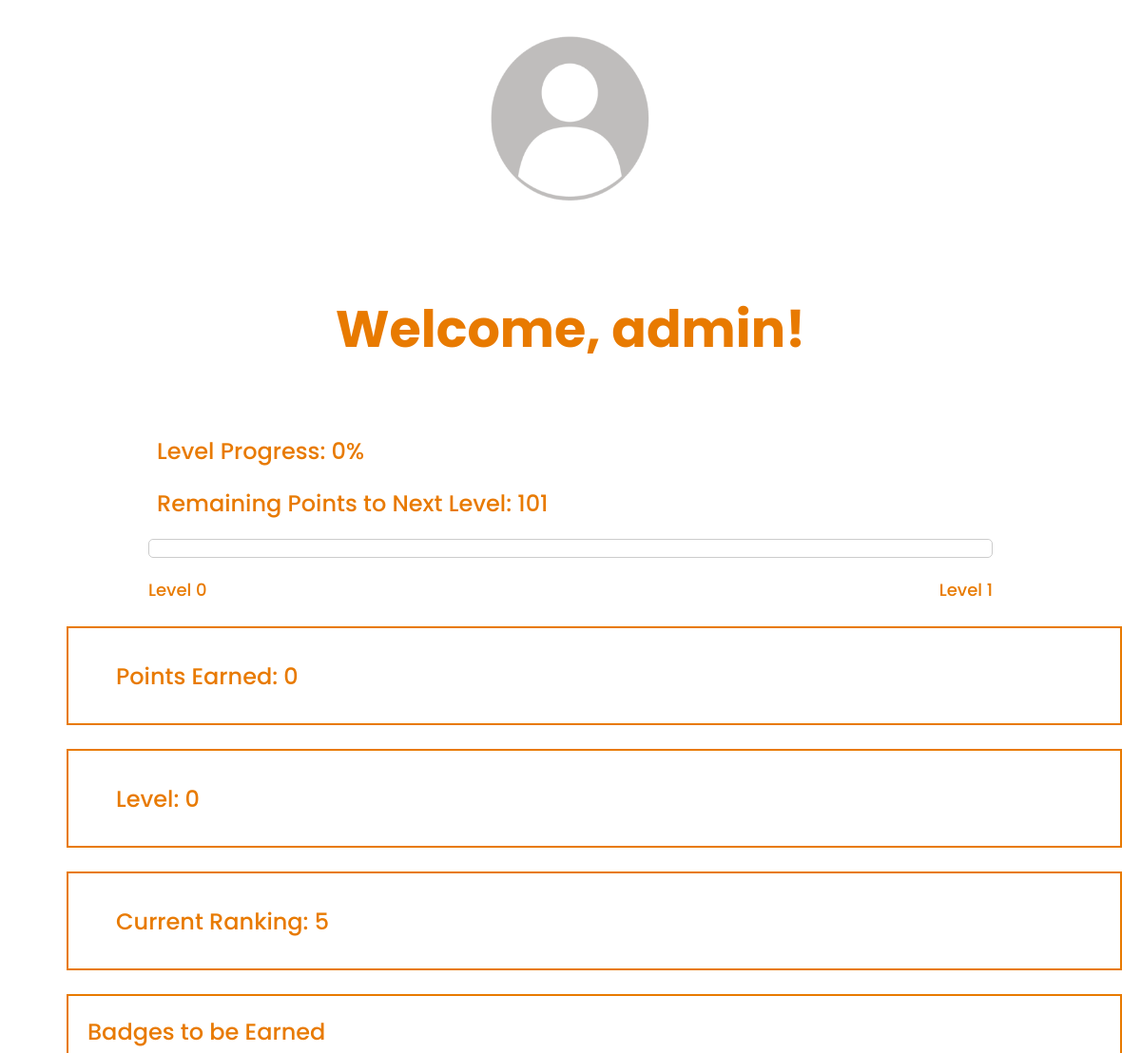
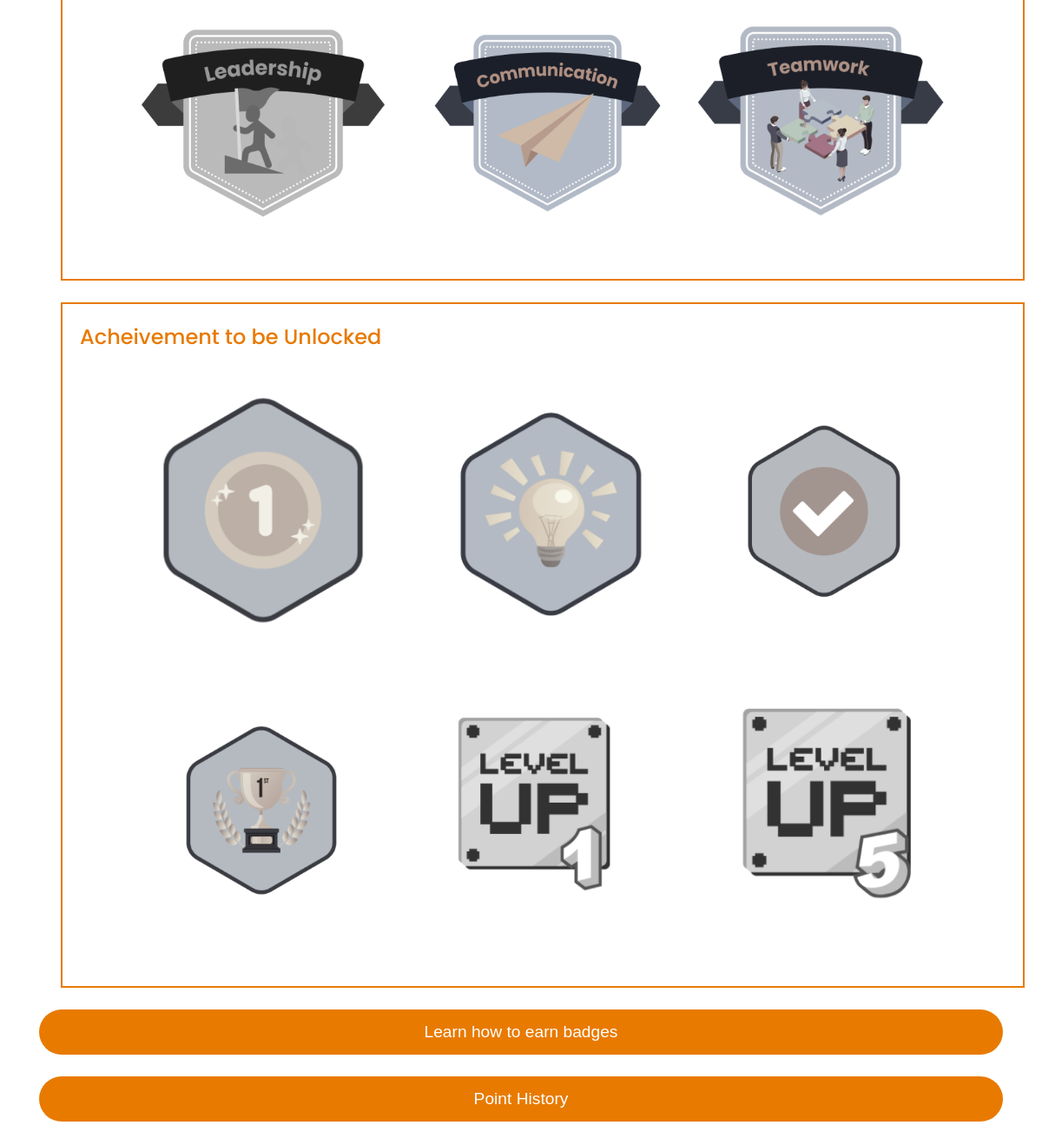
The app's page /Event/Public/Store/account_v2.php (signed in) with its own data (2 pictures, top to bottom).
### tables this page shows
CREATE TABLE `users` (
  `id` int(255) NOT NULL,
  `user_role_id` int(255) DEFAULT NULL,
  `username` varchar(255) NOT NULL,
  `email` varchar(255) NOT NULL,
  `password` varchar(255) NOT NULL,
  `points` int(255) NOT NULL DEFAULT 0,
  `gender` varchar(255) DEFAULT NULL
);

### Event/Public/Store/account_v2.php (the view, shortened to what this page needs)
<?php
require_once('db_connect.php');
$username = $_SESSION["username"];
$userDataQuery = "SELECT gender FROM users WHERE username = ?";
$userDataStmt = $conn->prepare($userDataQuery);
$userDataStmt->bind_param("s", $username);
$userDataStmt->execute();
$userDataResult = $userDataStmt->get_result();
$userData = $userDataResult->fetch_assoc();
$gender = $userData['gender'];
$pointsQuery = "SELECT points FROM users WHERE username = ?";
$pointsStmt = $conn->prepare($pointsQuery);
$pointsStmt->bind_param("s", $username);
$pointsStmt->execute();
$pointsResult = $pointsStmt->get_result();
$pointsRow = $pointsResult->fetch_assoc();
$points = $pointsRow['points'];
function getLevel($points) {
    $levels = array(
        0 => array('min' => 0, 'max' => 100),
        1 => array('min' => 101, 'max' => 200),
        2 => array('min' => 201, 'max' => 300),
        3 => array('min' => 301, 'max' => 400),
        4 => array('min' => 401, 'max' => 500),
        5 => array('min' => 501, 'max' => 600),
        6 => array('min' => 601, 'max' => 700),
        7 => array('min' => 701, 'max' => 800),
        8 => array('min' => 801, 'max' => 900),
        9 => array('min' => 901, 'max' => PHP_INT_MAX)
    );
    foreach ($levels as $level => $range) {
        if ($points >= $range['min'] && $points <= $range['max']) {
            $nextLevelPoints = $range['max'];
            $remainingPoints = $nextLevelPoints - $points;
            $progress = ($points - $range['min']) / ($range['max'] - $range['min']) * 100;
            return array('level' => $level, 'progress' => $progress, 'remainingPoints' => $remainingPoints + 1);
        }
    }
}
$rankQuery = "SELECT COUNT(*) + 1 AS rank FROM users WHERE points > ?";
$rankStmt = $conn->prepare($rankQuery);
$rankStmt->bind_param("i", $points);
$rankStmt->execute();
$rankResult = $rankStmt->get_result();
$rankRow = $rankResult->fetch_assoc();
$userRank = $rankRow['rank'];
$levelData = getLevel($points);
$userLevel = $levelData['level'];
$progress = $levelData['progress'];
$remainingPoints = $levelData['remainingPoints'];
?>
<!DOCTYPE html>
<html lang="en">
<head>
    <link rel="stylesheet" href="public.css">
    <link rel="stylesheet" href="https://stackpath.bootstrapcdn.com/font-awesome/4.7.0/css/font-awesome.min.css">
</head>
<body>
<div class="container">
    <?php
    if ($gender === 'female') {
        echo '<img src="Image/Profile_Female.png" style="width:200px;height:200px;" class="logo-centered"></a>';
    } elseif ($gender === 'male') {
        echo '<img src="Image/Profile_Male.png" style="width:200px;height:200px;" class="logo-centered"></a>';
    } else {
        echo '<img src="Image/Profile.png" style="width:200px;height:200px;" class="logo-centered"></a>';
    }
    ?>
    <h2 class="title"><br>Welcome, <?php echo $username; ?>!</h2>
</div>
<div class ="container">
    <div class="profile-info">
        <div class= "p-container">
            <p class="progress">Level Progress: <?php echo round($progress, 2); ?>%</p>
            <p class="progress">Remaining Points to Next Level: <?php echo $remainingPoints; ?></p>
            <div class="progress-bar-container">
            </div>
            <div class="level-label">
                <span>Level <?php echo $userLevel; ?></span>
                <span>Level <?php echo $userLevel + 1; ?></span>
            </div>
        </div>
        <div class="container">
            <p>Points Earned: <?php echo $points; ?></p>
        </div>
        <div class="container">
            <p>Level: <span><?php echo $userLevel; ?></span></p>
        </div>
        <div class="container">
            <p>Current Ranking: <span><?php echo $userRank; ?></span></p>
        </div>
        <div class="badge-container">
            <p>Badges to be Earned</p>
            <img src="Image/Leadership_Locked.png" alt="No. 1 Badge">
            <img src="Image/Communication_Locked.png" alt="No. 1 Badge">
            <img src="Image/Teamwork_Locked.png" alt="No. 1 Badge">
        </div>
        <div class="badge-container">
            <p>Acheivement to be Unlocked</p>
            <?php
            if ($points >= 1) {
                echo ' <img src="Image/Points_Unlocked.png" alt="Points Badge">';
                }else{
                    echo ' <img src="Image/Points_Locked.png" alt="Points Badge">';
                }
            ?>
            <img src="Image/Module_Locked.png" alt="Module Badge">
            <img src="Image/Complete_Locked.png" alt="Complete Badge">
            <?php
                if ($userRank == 1) {
                echo '<img src="Image/Rank_Unlocked.png" alt="Rank Badge">';
                }else{
                    echo ' <img src="Image/Rank_Locked.png" alt="Rank Badge">';
                }
                if ($userLevel >= 1) {
                    echo '<img src="Image/Lvl1_Unlocked.png" alt="Rank Badge">';
                }else{
                    echo '<img src="Image/Lvl1_Locked.png" alt="Rank Badge">';
                }
                if ($userLevel >= 5) {
                    echo '<img src="Image/Lvl5_Unlocked.png" alt="Rank Badge">';
                }else{
                    echo '<img src="Image/Lvl5_Locked.png" alt="Rank Badge">';
                }
            ?>
        </div>
    <button class="btn"><a href="badge_detail.php">Learn how to earn badges</a></button>
    <button class="btn"><a href="point_history.php">Point History</a></button>
</div>
</body>
</html>

### Event/Public/public.css (style rules this page uses)
* { margin: 0; padding: 0; box-sizing: border-box; }
body { font-family: 'Poppins', sans-serif; }
a { text-decoration: none; color: #555; }
p { color: #555; }
.container { max-width: 1300px; margin: auto; padding: 25px; }
.logo-centered { display: block; margin-left: auto; margin-right: auto; width: 50%; }
.btn { display: block; width: 100%; padding: 15px 20px; text-align: center; border: none; background: #E87A00; outline: none; border-radius: 30px; font-size: 1.2rem; color: #FFF; cursor: pointer; transition: 0.3s; margin-bottom: 25px; }
.btn a { color:#fff; }
.title { color: #E87A00; font-size: 54px; font-family: 'Poppins', sans-serif; font-weight: 700; text-align: center; }
.progress { color: #E87A00; font-size: 24px; font-family: 'Poppins', sans-serif; font-weight: 500; margin-bottom: 20px; margin-left:120px; }
.progress-bar-container { border: 1px solid #ccc; width: 80%; height: 20px; margin: 0 auto; margin-bottom: 20px; border-radius: 5px; overflow: hidden; }
.level-label { color: #E87A00; font-size: 18px; font-family: 'Poppins', sans-serif; font-weight: 500; display: flex; justify-content: space-between; margin: 0 auto; max-width: 80%; }
.profile-info { padding: 20px; }
.profile-info .container { width: 100%; height: 100px; background: white; border: 2px #E87A00 solid; padding:50px; position: relative; margin: 25px; display:flex; justify-content: space-between; }
.profile-info .badge-container { width: 100%; height: auto; padding:50px; position: relative; margin: 25px; display: flex; flex-wrap: wrap; justify-content: center; align-items: center; background: white; border: 2px #E87A00 solid; }
.profile-info .badge-container img { width: 30%; height: auto; margin: 10px; }
.profile-info .badge-container p { margin: 0; position: absolute; top: 20px; left: 20px; color: #E87A00; font-size: 24px; font-family: 'Poppins', sans-serif; font-weight: 500; }
.profile-info .container p { margin: 0; position: absolute; top: 50%; -ms-transform: translateY(-50%); transform: translateY(-50%); color: #E87A00; font-size: 24px; font-family: 'Poppins', sans-serif; font-weight: 500; }

### records on screen
users: points "0", points "101", $userLevel + 1 "1"

### other values on screen
$username "admin"
$userRank "5"
